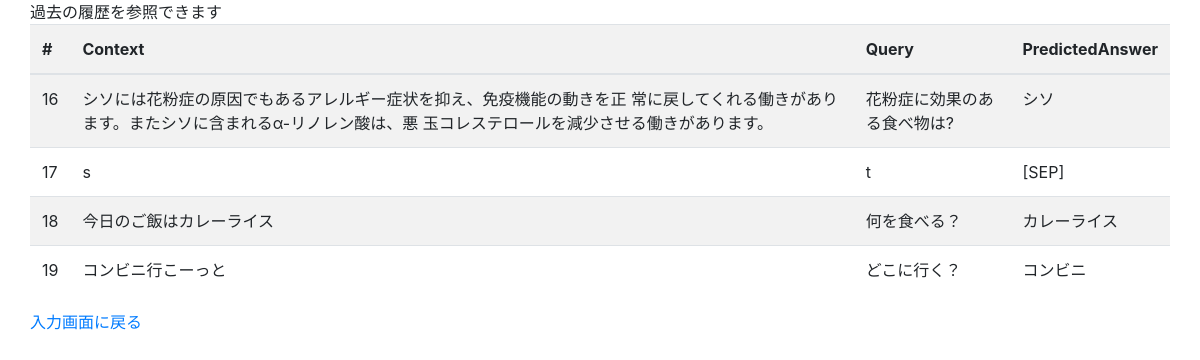
The page /database on the database its author committed.
### flask_model.py (models this page shows)
class QA_data(Base):
    __tablename__='qa_data'
    id = Column(Integer, primary_key = True)
    query = Column(String)
    context = Column(String)
    answer = Column(String)

### bert_flask.py (the view)
@app.route("/database", methods = ['GET'])
def database():
    data = session.query(QA_data).all()
    return render_template('data.html', qa_data=data)

### templates/data.html (shortened to what this page needs)
<!DOCTYPE html>
<html lang="ja">
<head>
    <link rel="stylesheet" href="https://stackpath.bootstrapcdn.com/bootstrap/4.3.1/css/bootstrap.min.css">
</head>
<body>
    <div class="container">
        <div class="row">
            <hl>過去の履歴を参照できます</hl>
            <table class="table table-striped table-hover">
                <thread>
                    <tr>
                        <th scope="col">#</th>
                        <th scope="col">Context</th>
                        <th scope="col">Query</th>
                        <th scope="col">PredictedAnswer</th>
                    </tr>
                </thread>
                <tbody>
                    {% for data in qa_data %}
                        <tr>
                            <td>{{data.id}}</td>
                            <td>{{data.context}}</td>
                            <td>{{data.query}}</td>
                            <td>{{data.answer}}</td>
                        </tr>
                    {% endfor %}
                </tbody>
            </table>
            <p><a href = "/">入力画面に戻る</a></p>
        </div>
    </div>
</body>
</html>

### rows shown on the page
QA_data: id "16", context "シソには花粉症の原因でもあるアレルギー症状を抑え、免疫機能の動きを正 常に戻してくれる働きがあります。またシソに含まれるα-リノレン酸は、悪 玉コレステロールを減少させる働きがあります。", query "花粉症に効果のある食べ物は?", answer "シソ"
QA_data: id "17", context "s", query "t", answer "[SEP]"
QA_data: id "18", context "今日のご飯はカレーライス", query "何を食べる？", answer "カレーライス"
QA_data: id "19", context "コンビニ行こーっと", query "どこに行く？", answer "コンビニ"
